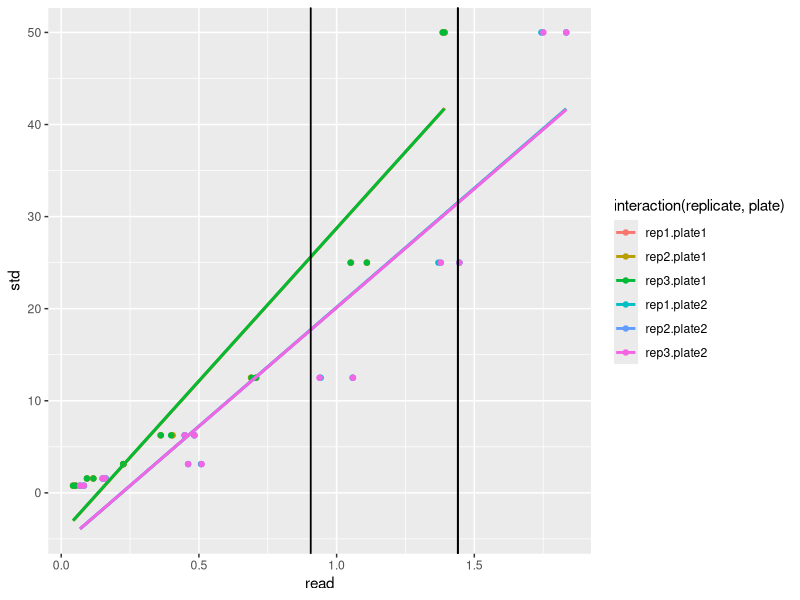
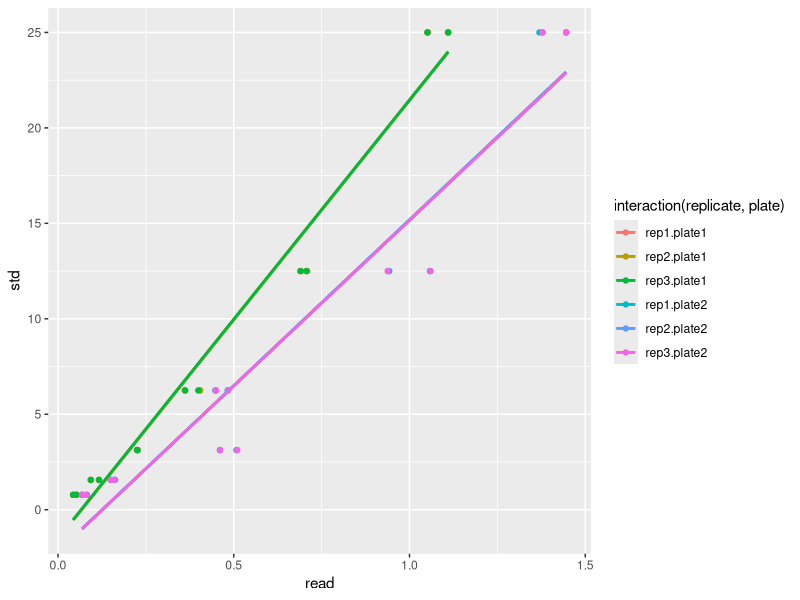
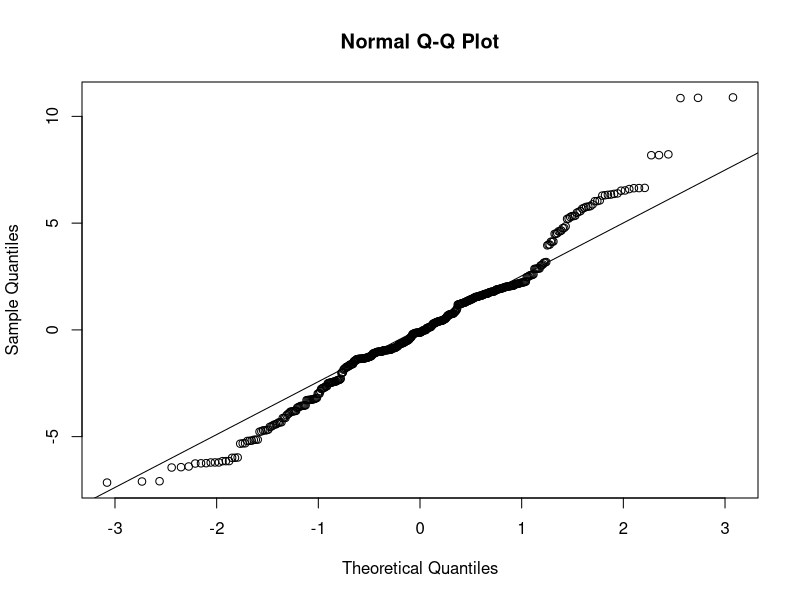
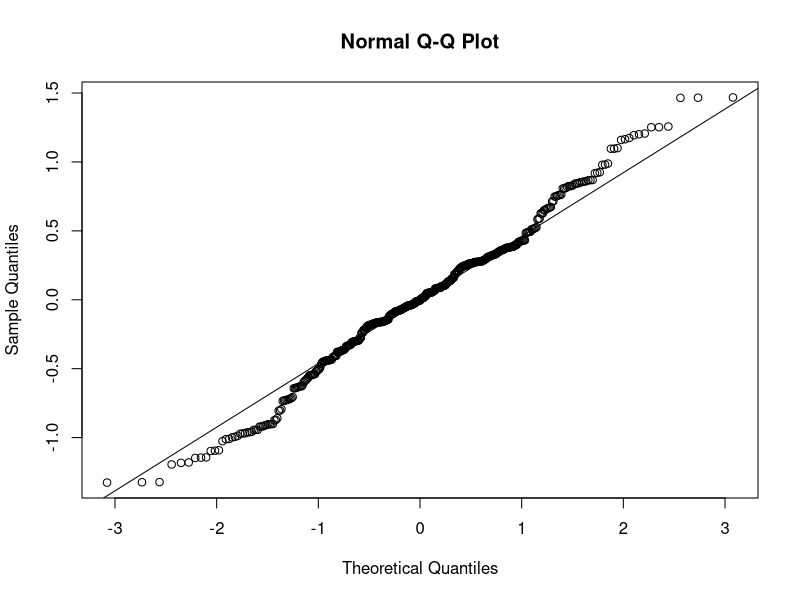
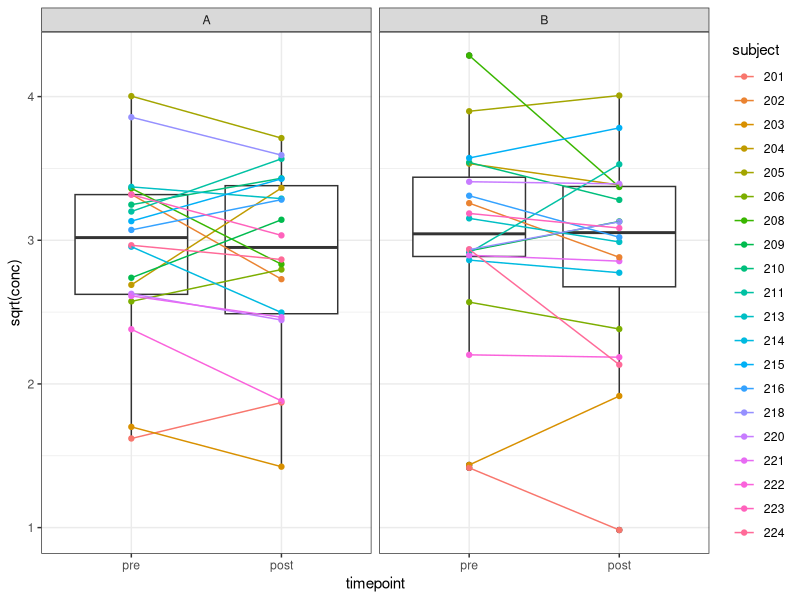

Here is the R script that generated these plots, in order:
## ---- chunk 1
library(tidyverse)
library(readxl)
library(lmerTest)
library(emmeans)
library(multcomp)
library(car)
## ---- chunk 2
metadata <- read.csv("USANA Study Clinical Meta Data Sheet copy.csv")
metadata$sample <- paste0("SPL", metadata$sample)
metadata$subject <- factor(metadata$subject)
LBP1.40.1 <- read_xlsx("fslbp1-40.xlsx", range = "C46:N54")
LBP1.40.2 <- read_xlsx("fslbp1-40.xlsx", range = "C59:N67")
LBP1.40.3 <- read_xlsx("fslbp1-40.xlsx", range = "C72:N80")
LBP41.80.1 <- read_xlsx("fslbp41-80.xlsx", range = "C51:N59")
LBP41.80.2 <- read_xlsx("fslbp41-80.xlsx", range = "C64:N72")
LBP41.80.3 <- read_xlsx("fslbp41-80.xlsx", range = "C77:N85")
STD = rep(50*0.5^seq(0, 6), each = 2) # 0=blank

# ---------------------Sample 1-40 -------------------------

names <- rep(paste0("SPL", 1:40), each = 2)

LBP1.40 <- list(rep1 = LBP1.40.1, rep2 = LBP1.40.2, rep3 = LBP1.40.3)

# STD tables:

LBP1.40.std <- lapply(names(LBP1.40), function(x){
    read.list <- LBP1.40[[x]] %>% 
        as.matrix() %>% 
        as.numeric()
    blank <- read.list[(length(STD)+1):(length(STD)+2)]
    blank <- mean(blank)
    
    LBP.std <- data.frame(
        std = STD,
        read = read.list[1:length(STD)]-blank,
        replicate = x
    )
    
}) %>%
    Reduce(rbind, .)

# Sample tables:

LBP1.40.sample <- lapply(names(LBP1.40), function(x){
    read.list <- LBP1.40[[x]] %>% 
        as.matrix() %>% 
        as.numeric()
    blank <- read.list[(length(STD)+1):(length(STD)+2)]
    blank <- mean(blank)
    LBP.sample <- data.frame(
        sample = names,
        read = read.list[(length(STD)+3):length(read.list)]-blank,
        replicate = x
    )
})

# ---------------------Sample 41-80 -------------------------

names <- c(rep(paste0("SPL", 41:48), 2), rep(paste0("SPL", 49:56), 2), rep(paste0("SPL", 57:64), 2), rep(paste0("SPL", 65:72), 2), rep(paste0("SPL", 73:80), 2))

LBP41.80 <- list(rep1 = LBP41.80.1, rep2 = LBP41.80.2, rep3 = LBP41.80.3)

# STD tables:

LBP41.80.std <- lapply(names(LBP41.80), function(x){
    read.list <- LBP41.80[[x]] %>% 
        as.matrix() %>% 
        as.numeric()
    blank <- read.list[(length(STD)+1):(length(STD)+2)]
    blank <- mean(blank)
    LBP.std <- data.frame(
        std = STD,
        read = read.list[1:length(STD)]-blank,
        replicate = x
    )
}) %>%
    Reduce(rbind, .)

# Sample tables:

LBP41.80.sample <- lapply(names(LBP41.80), function(x){
    read.list <- LBP41.80[[x]] %>% 
        as.matrix() %>% 
        as.numeric()
    blank <- read.list[(length(STD)+1):(length(STD)+2)]
    blank <- mean(blank)

    LBP.sample <- data.frame(
        sample = names,
        read = read.list[(length(STD)+3):length(read.list)]-blank,
        replicate = x
    )
})

## ---- chunk 3
LBP1.40.std <- LBP1.40.std %>% mutate(plate = "plate1")
LBP41.80.std <- LBP41.80.std %>% mutate(plate = "plate2")

LBP.std <- rbind(LBP1.40.std, LBP41.80.std)

# standard curve:

ggplot(LBP.std, aes(read, std, color = interaction(replicate, plate))) +
    geom_point()+
    geom_smooth(method = "lm", se = F)+
    geom_vline(xintercept = c(sapply(LBP1.40.sample, function(x)max(x$read)), 
                              sapply(LBP41.80.sample, function(x)max(x$read))))
## ---- chunk 4
filter(LBP.std, std < 50) %>%
    ggplot(aes(read, std, color = interaction(replicate, plate))) +
    geom_point()+
    geom_smooth(method = "lm", se = F)
## ---- chunk 5
LBP.std <- filter(LBP.std, std < 50)
LBP1.40.sample <- lapply(LBP1.40.sample, function(x){
    print(x$replicate[1])
    df <- filter(LBP.std, replicate==x$replicate[1] & plate == "plate1")
    mod <- lm(std~read, df)
    sum.mod <- c(mod$coefficients, "r.squared" = summary(mod)$r.squared)
    print(sum.mod)
    x$conc <- predict(mod, x)
    return(x)
})

LBP41.80.sample <- lapply(LBP41.80.sample, function(x){
    print(x$replicate[1])
    df <- filter(LBP.std, replicate==x$replicate[1] & plate == "plate2")
    mod <- lm(std~read, df)
    sum.mod <- c(mod$coefficients, "r.squared" = summary(mod)$r.squared)
    print(sum.mod)
    x$conc <- predict(mod, x)
    return(x)
})

## ---- chunk 6
LBP.sample <- rbind(Reduce(rbind, LBP1.40.sample), 
                    Reduce(rbind, LBP41.80.sample))


LBP.sample <- left_join(LBP.sample, metadata, by = "sample")
# LBP.sample$timepoint <- factor(LBP.sample$timepoint, levels = c("pre", "post"))

# model
mod <- lmer(conc~timepoint*treatment + (1|subject), LBP.sample)

qqnorm(residuals(mod))
qqline(residuals(mod))
shapiro.test(residuals(mod))

anova(mod, ddf = "K")

means <- emmeans(mod, specs = c("timepoint"), by = "treatment")

contrast(means, method = "pairwise")
## ---- chunk 7
mod <- lmer(sqrt(conc)~timepoint*treatment + (1|subject), LBP.sample)

qqnorm(residuals(mod))
qqline(residuals(mod))
shapiro.test(residuals(mod))

anova(mod, ddf = "K")

means <- emmeans(mod, specs = c("timepoint"), by = "treatment")

contrast(means, method = "pairwise")
## ---- chunk 8
df <- LBP.sample %>% 
    group_by(sample, timepoint, treatment, subject) %>%
    summarise(conc = mean(conc)) %>%
    mutate(timepoint = factor(timepoint, levels=c("pre", "post")))

ggplot(df, aes(timepoint, sqrt(conc))) +
    geom_boxplot() +
    geom_point(aes(color = subject)) +
    geom_line(aes(color = subject, group = subject)) +
    facet_wrap(~treatment) +
    theme_bw()
